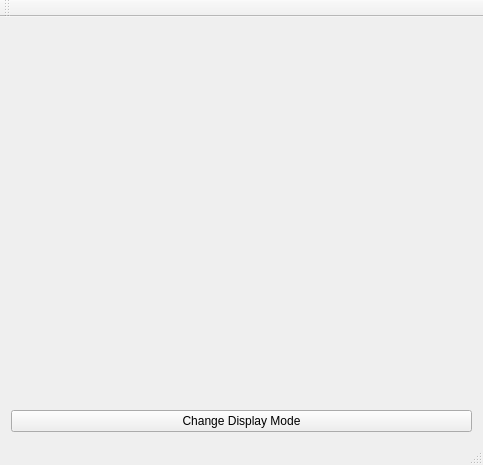
<?xml version="1.0" encoding="UTF-8"?>
<ui version="4.0">
 <class>MainWindow</class>
 <widget class="QMainWindow" name="MainWindow">
  <property name="geometry">
   <rect>
    <x>0</x>
    <y>0</y>
    <width>483</width>
    <height>465</height>
   </rect>
  </property>
  <property name="windowTitle">
   <string>MainWindow</string>
  </property>
  <widget class="QWidget" name="centralWidget">
   <layout class="QVBoxLayout" name="verticalLayout">
    <item>
     <widget class="GLDisplay" name="widget" native="true"/>
    </item>
    <item>
     <widget class="QPushButton" name="pushButton">
      <property name="text">
       <string>Change Display Mode</string>
      </property>
     </widget>
    </item>
   </layout>
  </widget>
  <widget class="QMenuBar" name="menuBar">
   <property name="geometry">
    <rect>
     <x>0</x>
     <y>0</y>
     <width>483</width>
     <height>27</height>
    </rect>
   </property>
  </widget>
  <widget class="QToolBar" name="mainToolBar">
   <attribute name="toolBarArea">
    <enum>TopToolBarArea</enum>
   </attribute>
   <attribute name="toolBarBreak">
    <bool>false</bool>
   </attribute>
  </widget>
  <widget class="QStatusBar" name="statusBar"/>
  <action name="actionSubmenu">
   <property name="text">
    <string>submenu</string>
   </property>
  </action>
 </widget>
 <layoutdefault spacing="6" margin="11"/>
 <customwidgets>
  <customwidget>
   <class>GLDisplay</class>
   <extends>QWidget</extends>
   <header location="global">gldisplay.h</header>
   <container>1</container>
  </customwidget>
 </customwidgets>
 <resources/>
 <connections/>
</ui>
